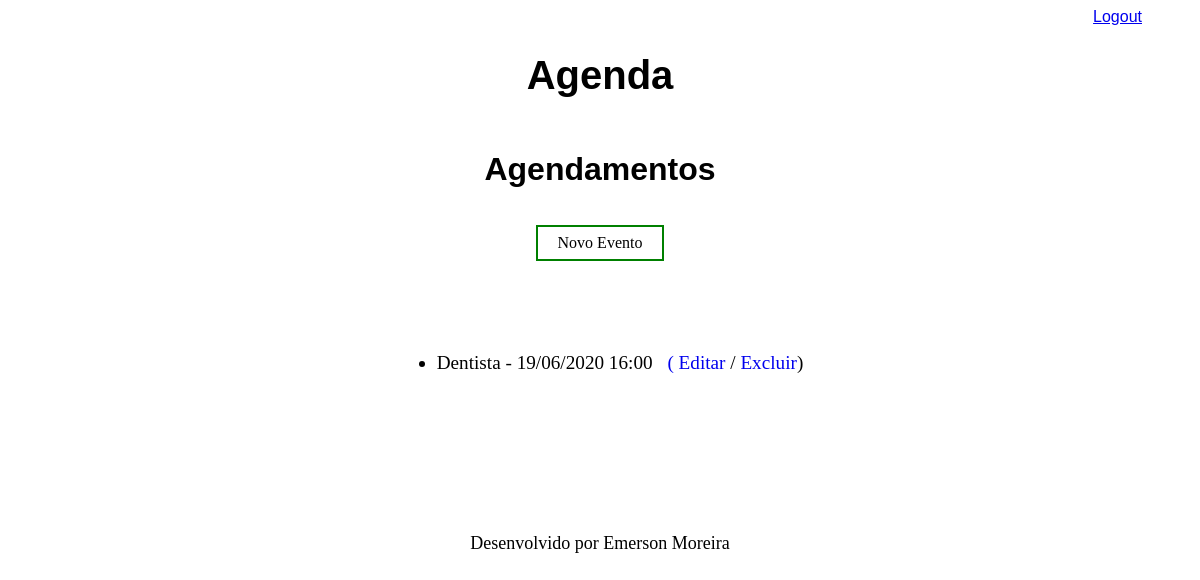
Page /agenda/ (signed in) on the earlier database version.
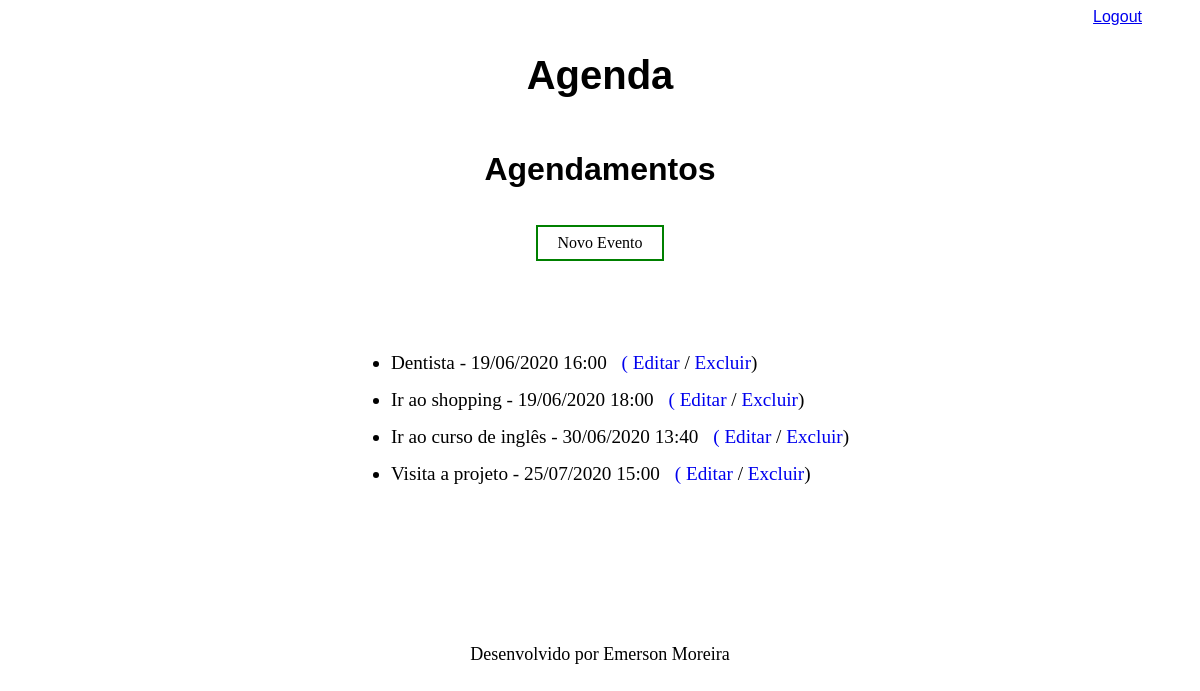
Same page on the later database version.
### core/models.py (models this page shows, shortened)
class Evento(models.Model):
    titulo = models.CharField(max_length=100)
    descricao = models.TextField(blank=True, null=True)
    data_evento = models.DateTimeField(verbose_name='Data do Evento')
    data_criacao = models.DateTimeField(auto_now=True)
    usuario = models.ForeignKey(User, on_delete=models.CASCADE)
    class Meta:
        db_table = 'evento'
    def get_data_evento(self):
        return self.data_evento.strftime('%d/%m/%Y %H:%M')
    def get_evento_atrasado(self):
        if self.data_evento < datetime.now():
            return True
        else:
            return False

### core/views.py (the view)
# urls.py: path('agenda/', views.lista_eventos),
@login_required(login_url='/login/')
def lista_eventos(request):
    usuario = request.user
    data_atual = datetime.now() - timedelta(hours=1)
    evento = Evento.objects.filter(usuario=usuario,
                                   data_evento__gt=data_atual)
    dados = {'eventos': evento}
    return render(request, 'agenda.html', dados)

### template/agenda.html (shortened to what this page needs)
{% extends "model-page.html" %}
{% block content %}
   <div style="display: flex; flex-direction: column; justify-content: center; align-items: center;">
    <h2 style="font-family: Arial, Helvetica, sans-serif; font-size: 2em">Agendamentos</h2>
    <div style="margin: 10px 0px 40px 0">
        <a href="evento/" style="background-color: white;color: black;border: 2px solid green; padding: 7px 20px;text-align: center; text-decoration: none; display: inline-block;" > Novo Evento</a>
    </div>
<div style="margin-top: 35px">
    <ul style="padding-bottom: 10px">
        {% for evento in eventos %}
                <li style="padding-bottom: 15px; font-size: 1.2em">
                    <div style=  >
                    {{ evento.titulo }} - {{ evento.get_data_evento }}
                    <a style="margin-left: 10px; text-decoration: none" href="evento/?id={{evento.id}}">( Editar</a> / <a style="text-decoration: none" href="evento/delete/{{evento.id}}/">Excluir</a>)
                    </div>
                 </li>
        {% endfor %}
    </ul>
</div>
{% endblock %}

Differences in the rows shown:
added Evento: titulo "Ir ao shopping", get_data_evento "19/06/2020 18:00"
added Evento: titulo "Ir ao curso de inglês", get_data_evento "30/06/2020 13:40"
added Evento: titulo "Visita a projeto", get_data_evento "25/07/2020 15:00"
